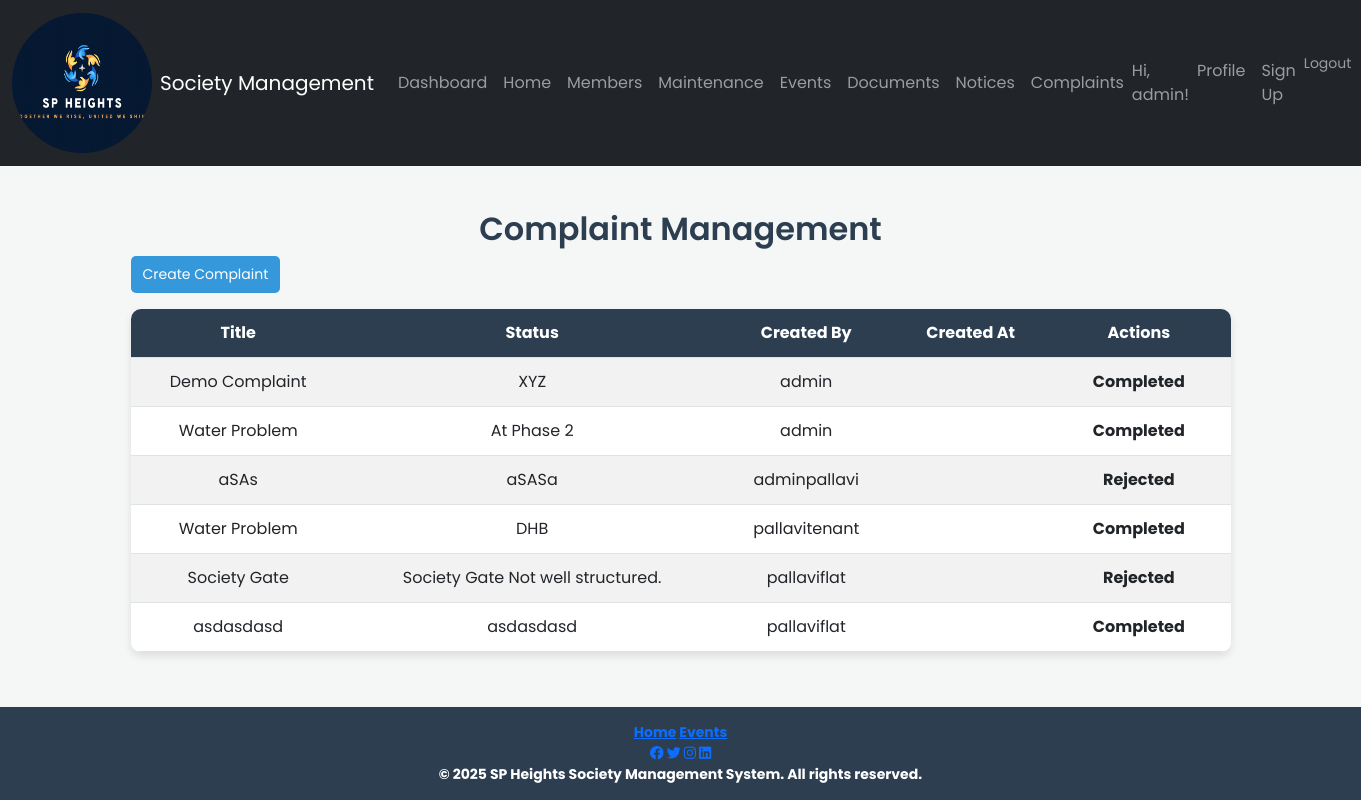
Page /complaints/ (signed in) on the committed database.
### society/models.py (models this page shows, shortened)
class CustomUser(AbstractUser):
    USER_TYPE_CHOICES = [
        ('admin', 'Admin'),
        ('flat_owner', 'Flat Owner'),
        ('tenant', 'Tenant'),
    ]
    phone_number = models.CharField(max_length=15)
    flat_number = models.CharField(max_length=10)
    user_type = models.CharField(max_length=20, choices=USER_TYPE_CHOICES, default='flat_owner')
    is_admin = models.BooleanField(default=False)
    is_flat_owner = models.BooleanField(default=False)
    is_tenant = models.BooleanField(default=False)

class Complaint(models.Model):
    STATUS_CHOICES = [
        ('Pending', 'Pending'),
        ('Completed', 'Completed'),
        ('Rejected', 'Rejected'),
    ]
    title = models.CharField(max_length=255)
    description = models.TextField()
    created_by = models.ForeignKey(CustomUser, on_delete=models.CASCADE)
    status = models.CharField(max_length=20, choices=STATUS_CHOICES, default='Pending')

### society/views.py (the view)
# urls.py: path('complaints/', views.complaint_list, name='complaint_list'),
@login_required
def complaint_list(request):
    complaints = Complaint.objects.all()  # Fetch all complaints
    return render(request, 'complaint_list.html', {'complaints': complaints})

### template/complaint_list.html (shortened to what this page needs)
    {% extends 'base.html' %}
    {% block content %}
    {% load static %}
    <link rel="stylesheet" href="{% static 'css/complaints.css' %}">
    <div class="row">
        <div class="col-md-12">
            <h2>Complaint Management</h2>
            <a href="{% url 'create_complaint' %}" class="btn btn-primary mb-3">Create Complaint</a>
            <table class="table table-striped">
                <thead>
                    <tr>
                        <th>Title</th>
                        <th>Status</th>
                        <th>Created By</th>
                        <th>Created At</th>
                        <th>Actions</th>
                    </tr>
                </thead>
                <tbody>
                    {% for complaint in complaints %}
                    <tr>
                        <td>{{ complaint.title }}</td>
                        <td>{{ complaint.description }}</td>
                        <td>{{ complaint.created_by.username }}</td>
                        <td>{{ complaint.created_at }}</td>
                        <td><strong>{{ complaint.status }}</strong></td>
                    </tr>
                    {% endfor %}
                </tbody>
            </table>
        </div>
    </div>
    {% endblock %}

### template/base.html (shortened to what this page needs)
{% load static %}
<!DOCTYPE html>
<html lang="en">
<head>
    <link href="https://cdn.jsdelivr.net/npm/bootstrap@5.3.0/dist/css/bootstrap.min.css" rel="stylesheet">
    <link href="https://cdnjs.cloudflare.com/ajax/libs/font-awesome/6.0.0-beta3/css/all.min.css" rel="stylesheet">
    <link href="https://cdnjs.cloudflare.com/ajax/libs/animate.css/4.1.1/animate.min.css" rel="stylesheet">
    <link rel="stylesheet" href="{% static 'css/styles.css' %}">
</head>
<body>
    <div class="d-flex flex-column min-vh-100">
        <nav class="navbar navbar-expand-lg navbar-dark bg-dark">
            <div class="container-fluid">
                <a class="navbar-brand d-flex align-items-center" href="{% url 'home' %}">
                    <img src="{% static 'images/logo.png' %}" alt="Logo" class="logo me-2">
                    <span>Society Management</span>
                </a>
                <div class="collapse navbar-collapse" id="navbarNav">
                    <ul class="navbar-nav me-auto">
                        <li class="nav-item"><a class="nav-link" href="{% url 'dashboard' %}">Dashboard</a></li>
                        <li class="nav-item"><a class="nav-link" href="{% url 'home' %}">Home</a></li>
                        <li class="nav-item"><a class="nav-link" href="{% url 'membership_directory' %}">Members</a></li>
                        <li class="nav-item"><a class="nav-link" href="{% url 'maintenance_requests' %}">Maintenance</a></li>
                        <li class="nav-item"><a class="nav-link" href="{% url 'event_list' %}">Events</a></li>
                        <li class="nav-item"><a class="nav-link" href="{% url 'document_list' %}">Documents</a></li>
                        <li class="nav-item"><a class="nav-link" href="{% url 'notice_list' %}">Notices</a></li>
                        <li class="nav-item"><a class="nav-link" href="{% url 'complaint_list' %}">Complaints</a></li>
                    </ul>
                    <ul class="navbar-nav ms-auto">
                        {% if user.is_authenticated %}
                            <li class="nav-item d-flex align-items-center">
                                <span class="navbar-text welcome-text">Hi, {{ user.username }}!</span>
                            </li>
                            <li class="nav-item"><a class="nav-link" href="{% url 'profile' %}">Profile</a></li>
                            {% if user.is_staff %}
                                <li class="nav-item"><a class="nav-link" href="{% url 'signup' %}">Sign Up</a></li>
                            {% endif %}
                            <li class="nav-item">
                                <form action="{% url 'logout' %}" method="post" class="d-inline">
                                    <button type="submit" class="btn btn-link nav-link" style="padding: 0; border: none; background: none;">Logout</button>
                                </form>
                            </li>
                        {% else %}
                            <li class="nav-item"><a class="nav-link" href="{% url 'login' %}">Login</a></li>
                        {% endif %}
                    </ul>
                </div>
            </div>
        </nav>
        <div class="container flex-grow-1 mt-4">
            {% block content %}
            {% endblock %}
        </div>
       <footer>
    <div class="footer-content">
        <div class="footer-links">
            <a href="{% url 'home' %}">Home</a>
            <a href="{% url 'event_list' %}">Events</a>
        </div>
        <div class="footer-social">
            <a href="#" target="_blank"><i class="fab fa-facebook"></i></a>
            <a href="#" target="_blank"><i class="fab fa-twitter"></i></a>
            <a href="#" target="_blank"><i class="fab fa-instagram"></i></a>
            <a href="#" target="_blank"><i class="fab fa-linkedin"></i></a>
        </div>
        <div class="footer-copyright">
            &copy; 2025 SP Heights Society Management System. All rights reserved.
        </div>
    </div>
</footer>
</body>
</html>

### static/css/styles.css (style rules this page uses)
html, body { height: 100%; display: flex; flex-direction: column; }
.container { flex: 1; }
footer { background-color: #2c3e50; color: white; text-align: center; padding: 15px 0; width: 100%; position: relative; bottom: 0; }
.logo { width: 140px; height: 140px; border-radius: 150%; }

### static/css/complaints.css (style rules this page uses)
html, body { height: 100%; display: flex; flex-direction: column; background-color: #f4f7f6; font-family: 'Poppins', sans-serif; }
.container { flex: 1; padding: 20px; }
h2 { text-align: center; font-weight: 600; color: #2c3e50; animation: fadeInDown 1s ease-in-out; }
.table { width: 100%; border-collapse: collapse; background: #ffffff; border-radius: 10px; overflow: hidden; box-shadow: 0px 4px 8px rgba(0, 0, 0, 0.1); animation: fadeIn 1.2s ease-in-out; }
.table th, .table td { padding: 12px 15px; text-align: center; transition: background 0.3s ease-in-out; }
.table th { background: #2c3e50; color: white; }
.table tbody tr { transition: transform 0.3s ease-in-out, background 0.3s ease-in-out; }
td strong { padding: 5px 10px; border-radius: 5px; font-weight: bold; animation: pulse 1.5s infinite alternate; }
.btn { border: none; padding: 8px 12px; font-size: 14px; cursor: pointer; border-radius: 5px; transition: all 0.3s ease-in-out; display: inline-block; }
.btn-primary { background: #3498db; color: white; }
footer { background-color: #2c3e50; color: white; text-align: center; padding: 15px 0; width: 100%; position: relative; bottom: 0; font-size: 14px; font-weight: bold; animation: fadeInUp 1.2s ease-in-out; }

### rows in the picture
CustomUser: username "admin"
Complaint: title "Demo Complaint", description "XYZ", created_by.username "admin", status "Completed"
Complaint: title "Water Problem", description "At Phase 2", created_by.username "admin", status "Completed"
Complaint: title "aSAs", description "aSASa", created_by.username "adminpallavi", status "Rejected"
Complaint: title "Water Problem", description "DHB", created_by.username "pallavitenant", status "Completed"
Complaint: title "Society Gate", description "Society Gate Not well structured.", created_by.username "pallaviflat", status "Rejected"
Complaint: title "asdasdasd", description "asdasdasd", created_by.username "pallaviflat", status "Completed"
